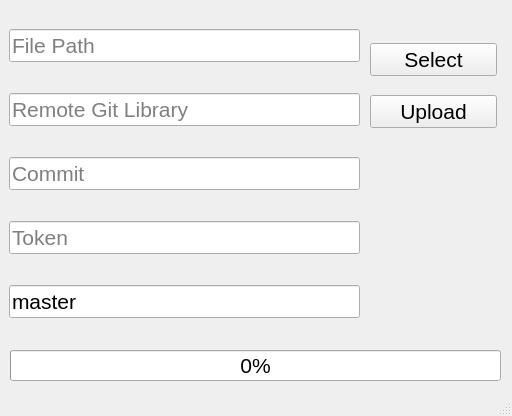
<?xml version="1.0" encoding="UTF-8"?>
<ui version="4.0">
 <class>MainWindow</class>
 <widget class="QMainWindow" name="MainWindow">
  <property name="geometry">
   <rect>
    <x>0</x>
    <y>0</y>
    <width>512</width>
    <height>416</height>
   </rect>
  </property>
  <property name="minimumSize">
   <size>
    <width>512</width>
    <height>0</height>
   </size>
  </property>
  <property name="maximumSize">
   <size>
    <width>512</width>
    <height>416</height>
   </size>
  </property>
  <property name="windowTitle">
   <string>GithubPush v1.0.0 By Martin</string>
  </property>
  <property name="windowIcon">
   <iconset>
    <normaloff>GGB.jpeg</normaloff>GGB.jpeg</iconset>
  </property>
  <widget class="QWidget" name="centralwidget">
   <widget class="QProgressBar" name="process">
    <property name="geometry">
     <rect>
      <x>10</x>
      <y>350</y>
      <width>491</width>
      <height>31</height>
     </rect>
    </property>
    <property name="font">
     <font>
      <family>Arial</family>
      <pointsize>16</pointsize>
     </font>
    </property>
    <property name="value">
     <number>0</number>
    </property>
   </widget>
   <widget class="QWidget" name="">
    <property name="geometry">
     <rect>
      <x>9</x>
      <y>4</y>
      <width>351</width>
      <height>341</height>
     </rect>
    </property>
    <layout class="QVBoxLayout" name="verticalLayout">
     <item>
      <widget class="QLineEdit" name="filepath">
       <property name="font">
        <font>
         <family>Arial</family>
         <pointsize>16</pointsize>
        </font>
       </property>
       <property name="text">
        <string/>
       </property>
       <property name="placeholderText">
        <string>File Path</string>
       </property>
       <property name="clearButtonEnabled">
        <bool>false</bool>
       </property>
      </widget>
     </item>
     <item>
      <widget class="QLineEdit" name="remotegit">
       <property name="font">
        <font>
         <family>Arial</family>
         <pointsize>16</pointsize>
        </font>
       </property>
       <property name="placeholderText">
        <string>Remote Git Library</string>
       </property>
      </widget>
     </item>
     <item>
      <widget class="QLineEdit" name="commit">
       <property name="font">
        <font>
         <family>Arial</family>
         <pointsize>16</pointsize>
        </font>
       </property>
       <property name="placeholderText">
        <string>Commit</string>
       </property>
      </widget>
     </item>
     <item>
      <widget class="QLineEdit" name="token">
       <property name="font">
        <font>
         <family>Arial</family>
         <pointsize>16</pointsize>
        </font>
       </property>
       <property name="placeholderText">
        <string>Token</string>
       </property>
      </widget>
     </item>
     <item>
      <widget class="QLineEdit" name="branch">
       <property name="font">
        <font>
         <family>Arial</family>
         <pointsize>16</pointsize>
        </font>
       </property>
       <property name="text">
        <string>master</string>
       </property>
       <property name="placeholderText">
        <string>branch</string>
       </property>
      </widget>
     </item>
    </layout>
   </widget>
   <widget class="QWidget" name="">
    <property name="geometry">
     <rect>
      <x>370</x>
      <y>30</y>
      <width>127</width>
      <height>111</height>
     </rect>
    </property>
    <layout class="QVBoxLayout" name="verticalLayout_2">
     <item>
      <widget class="QPushButton" name="select">
       <property name="font">
        <font>
         <family>Arial</family>
         <pointsize>16</pointsize>
        </font>
       </property>
       <property name="text">
        <string>Select</string>
       </property>
      </widget>
     </item>
     <item>
      <widget class="QPushButton" name="upload">
       <property name="font">
        <font>
         <family>Arial</family>
         <pointsize>16</pointsize>
        </font>
       </property>
       <property name="text">
        <string>Upload</string>
       </property>
      </widget>
     </item>
    </layout>
   </widget>
  </widget>
  <widget class="QStatusBar" name="statusbar"/>
 </widget>
 <resources/>
 <connections/>
</ui>
